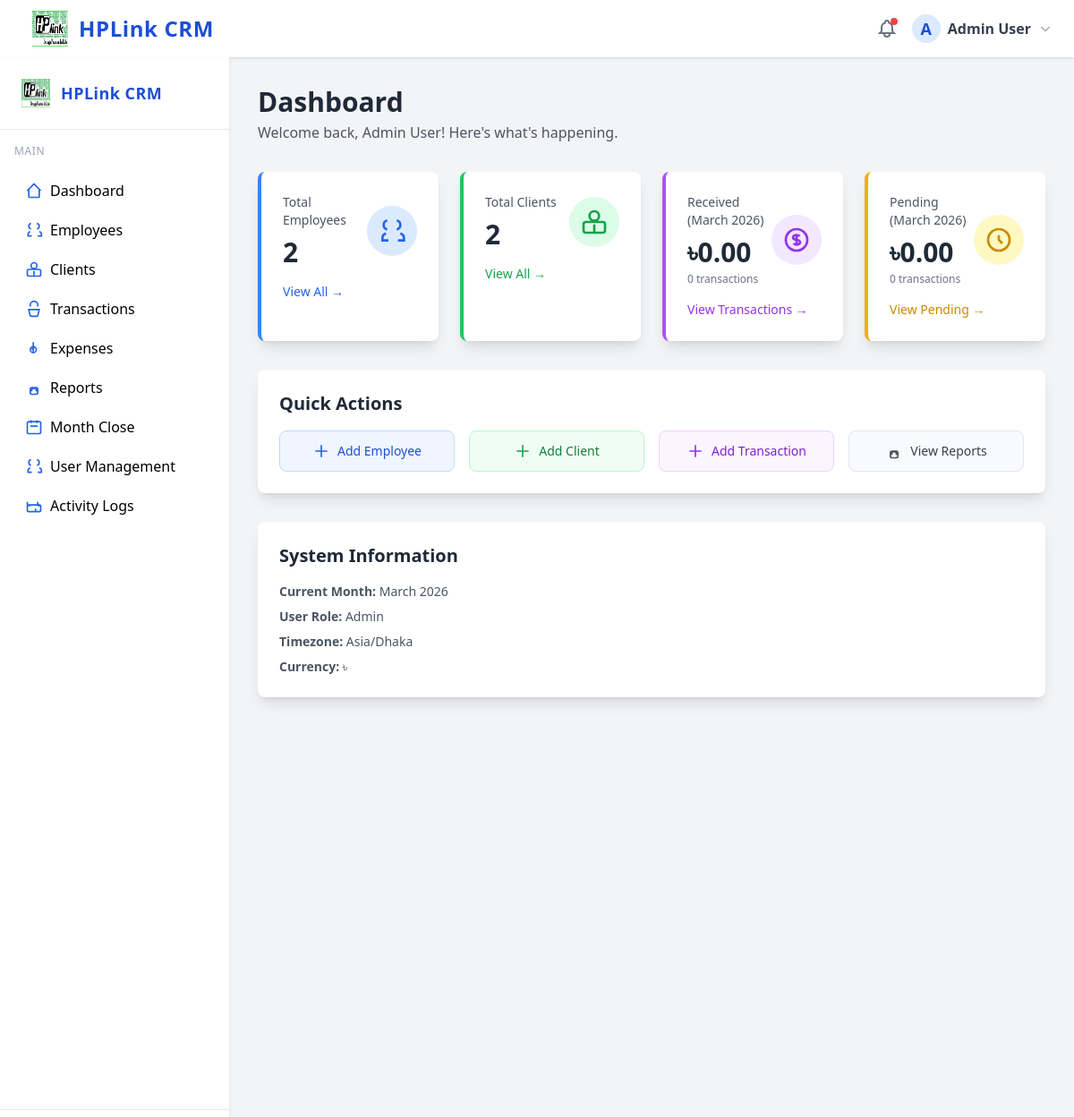
Page /?page=dashboard (signed in) on the committed database.
### tables this page shows
CREATE TABLE users (
  id INT UNSIGNED AUTO_INCREMENT PRIMARY KEY,
  name VARCHAR(100) NOT NULL,
  email VARCHAR(150) NOT NULL UNIQUE,
  password_hash VARCHAR(255) NOT NULL,
  role ENUM('admin','hr','employee') NOT NULL,
  employee_id INT UNSIGNED NULL,
  created_at DATETIME NOT NULL DEFAULT CURRENT_TIMESTAMP,
  INDEX idx_role (role),
  INDEX idx_employee_id (employee_id)
   
);

### config.php (called while the page is built)
<?php
return [
    'db' => [
        'host' => 'localhost',
        'database' => 'crm_db',
        'username' => 'crm_user',
        'password' => 'your_db_password',
        'charset' => 'utf8mb4',
    ],
    'timezone' => 'Asia/Dhaka',
    'currency_symbol' => '৳',
    'default_month_format' => 'Y-m',
    'session_name' => 'crm_session',
    'export_path' => __DIR__ . '/storage/exports/',
    'log_path' => __DIR__ . '/storage/logs/',
];

### lib/database.php (called while the page is built, shortened)
<?php
function get_config() {
    static $config = null;
    if ($config === null) {
        $config = require __DIR__ . '/../config.php';
    }
    return $config;
}

### lib/auth.php (called while the page is built, shortened)
<?php
require_once __DIR__ . '/database.php';
function is_logged_in() {
    return isset($_SESSION['user_id']);
}
function current_user() {
    static $user = null;
    if ($user === null) {
        $db = get_db();
        $stmt = $db->prepare("SELECT * FROM users WHERE id = ?");
        $stmt->execute([$_SESSION['user_id']]);
        $user = $stmt->fetch();
    }
    return $user;
}

### lib/helpers.php (called while the page is built, shortened)
<?php
require_once __DIR__ . '/auth.php';
require_once __DIR__ . '/database.php';
function e($str) {
    return htmlspecialchars($str ?? '', ENT_QUOTES | ENT_SUBSTITUTE, 'UTF-8');
}
function format_currency($amount) {
    $cfg = get_config();
    return $cfg['currency_symbol'] . number_format((float)$amount, 2);
}

### views/dashboard.php (the view)
<?php
$user = current_user();
$current_month = date('F Y');
?>
<div class="p-8">
    <div class="mb-8">
        <h1 class="text-3xl font-bold text-gray-800">Dashboard</h1>
        <p class="text-gray-600 mt-1">Welcome back, <?= e($user['name']) ?>! Here's what's happening.</p>
    </div>
    <div class="grid grid-cols-1 md:grid-cols-2 lg:grid-cols-4 gap-6 mb-8">
        <div class="bg-white rounded-lg shadow-lg p-6 border-l-4 border-blue-500">
            <div class="flex items-center justify-between">
                <div>
                    <p class="text-sm text-gray-600 font-medium">Total Employees</p>
                    <p class="text-3xl font-bold text-gray-800 mt-2"><?= e($stats['total_employees']) ?></p>
                </div>
                <div class="bg-blue-100 rounded-full p-3">
                    <svg class="w-8 h-8 text-blue-600" fill="none" stroke="currentColor" stroke-width="2" viewBox="0 0 24 24">
                        <path d="M17 20h5v-2a4 4 0 00-3-3.87M9 20H4v-2a4 4 0 013-3.87M16 3.13a4 4 0 010 7.75M8 3.13a4 4 0 000 7.75"></path>
                    </svg>
                </div>
            </div>
            <a href="?page=employees" class="text-sm text-blue-600 hover:text-blue-700 mt-4 inline-block">View All &rarr;</a>
        </div>
        <div class="bg-white rounded-lg shadow-lg p-6 border-l-4 border-green-500">
            <div class="flex items-center justify-between">
                <div>
                    <p class="text-sm text-gray-600 font-medium">Total Clients</p>
                    <p class="text-3xl font-bold text-gray-800 mt-2"><?= e($stats['total_clients']) ?></p>
                </div>
                <div class="bg-green-100 rounded-full p-3">
                    <svg class="w-8 h-8 text-green-600" fill="none" stroke="currentColor" stroke-width="2" viewBox="0 0 24 24">
                        <path d="M16 7a4 4 0 01-8 0 4 4 0 018 0zM12 14v7m0 0H5a2 2 0 01-2-2v-5a2 2 0 012-2h14a2 2 0 012 2v5a2 2 0 01-2 2h-7z"></path>
                    </svg>
                </div>
            </div>
            <a href="?page=clients" class="text-sm text-green-600 hover:text-green-700 mt-4 inline-block">View All &rarr;</a>
        </div>
        <div class="bg-white rounded-lg shadow-lg p-6 border-l-4 border-purple-500">
            <div class="flex items-center justify-between">
                <div>
                    <p class="text-sm text-gray-600 font-medium">Received (<?= $current_month ?>)</p>
                    <p class="text-3xl font-bold text-gray-800 mt-2"><?= format_currency($stats['monthly_received_amount']) ?></p>
                    <p class="text-xs text-gray-500 mt-1"><?= e($stats['monthly_received_count']) ?> transactions</p>
                </div>
                <div class="bg-purple-100 rounded-full p-3">
                    <svg class="w-8 h-8 text-purple-600" fill="none" stroke="currentColor" stroke-width="2" viewBox="0 0 24 24">
                        <path d="M12 8c-1.657 0-3 .895-3 2s1.343 2 3 2 3 .895 3 2-1.343 2-3 2m0-8c1.11 0 2.08.402 2.599 1M12 8V7m0 1v8m0 0v1m0-1c-1.11 0-2.08-.402-2.599-1M21 12a9 9 0 11-18 0 9 9 0 0118 0z"></path>
                    </svg>
                </div>
            </div>
            <a href="?page=transactions" class="text-sm text-purple-600 hover:text-purple-700 mt-4 inline-block">View Transactions &rarr;</a>
        </div>
        <div class="bg-white rounded-lg shadow-lg p-6 border-l-4 border-yellow-500">
            <div class="flex items-center justify-between">
                <div>
                    <p class="text-sm text-gray-600 font-medium">Pending (<?= $current_month ?>)</p>
                    <p class="text-3xl font-bold text-gray-800 mt-2"><?= format_currency($stats['monthly_pending_amount']) ?></p>
                    <p class="text-xs text-gray-500 mt-1"><?= e($stats['monthly_pending_count']) ?> transactions</p>
                </div>
                <div class="bg-yellow-100 rounded-full p-3">
                    <svg class="w-8 h-8 text-yellow-600" fill="none" stroke="currentColor" stroke-width="2" viewBox="0 0 24 24">
                        <path d="M12 8v4l3 3m6-3a9 9 0 11-18 0 9 9 0 0118 0z"></path>
                    </svg>
                </div>
            </div>
            <a href="?page=transactions" class="text-sm text-yellow-600 hover:text-yellow-700 mt-4 inline-block">View Pending &rarr;</a>
        </div>
    </div>
    <?php if (in_array($user['role'], ['admin', 'hr'])): ?>
    <div class="bg-white rounded-lg shadow-lg p-6 mb-8">
        <h2 class="text-xl font-bold text-gray-800 mb-4">Quick Actions</h2>
        <div class="grid grid-cols-2 md:grid-cols-4 gap-4">
            <a href="?page=employees&action=create" class="flex items-center justify-center px-4 py-3 bg-blue-50 border border-blue-200 rounded-lg hover:bg-blue-100 transition">
                <svg class="w-5 h-5 text-blue-600 mr-2" fill="none" stroke="currentColor" stroke-width="2" viewBox="0 0 24 24">
                    <path d="M12 4v16m8-8H4"></path>
                </svg>
                <span class="text-sm font-medium text-blue-700">Add Employee</span>
            </a>
            <a href="?page=clients&action=create" class="flex items-center justify-center px-4 py-3 bg-green-50 border border-green-200 rounded-lg hover:bg-green-100 transition">
                <svg class="w-5 h-5 text-green-600 mr-2" fill="none" stroke="currentColor" stroke-width="2" viewBox="0 0 24 24">
                    <path d="M12 4v16m8-8H4"></path>
                </svg>
                <span class="text-sm font-medium text-green-700">Add Client</span>
            </a>
            <a href="?page=transactions&action=create" class="flex items-center justify-center px-4 py-3 bg-purple-50 border border-purple-200 rounded-lg hover:bg-purple-100 transition">
                <svg class="w-5 h-5 text-purple-600 mr-2" fill="none" stroke="currentColor" stroke-width="2" viewBox="0 0 24 24">
                    <path d="M12 4v16m8-8H4"></path>
                </svg>
                <span class="text-sm font-medium text-purple-700">Add Transaction</span>
            </a>
            <a href="?page=reports" class="flex items-center justify-center px-4 py-3 bg-gray-50 border border-gray-200 rounded-lg hover:bg-gray-100 transition">
                <svg class="w-5 h-5 text-gray-600 mr-2" fill="none" stroke="currentColor" stroke-width="2" viewBox="0 0 24 24">
                    <path d="M9 17v-2a2 2 0 012-2h2a2 2 0 012 2v2m-6 4h6a2 2 0 002-2v-5a2 2 0 00-2-2h-6a2 2 0 00-2 2v5a2 2 0 002 2z"></path>
                </svg>
                <span class="text-sm font-medium text-gray-700">View Reports</span>
            </a>
        </div>
    </div>
    <?php endif; ?>
    <div class="bg-white rounded-lg shadow-lg p-6">
        <h2 class="text-xl font-bold text-gray-800 mb-4">System Information</h2>
        <div class="space-y-2 text-sm text-gray-600">
            <p><strong>Current Month:</strong> <?= $current_month ?></p>
            <p><strong>User Role:</strong> <?= e(ucfirst($user['role'])) ?></p>
            <p><strong>Timezone:</strong> <?= e(get_config()['timezone']) ?></p>
            <p><strong>Currency:</strong> <?= e(get_config()['currency_symbol']) ?></p>
        </div>
    </div>
</div>

### views/layout/header.php (shortened to what this page needs)
?><!DOCTYPE html>
<html lang="en">
<head>
  <script src="https://cdn.tailwindcss.com"></script>
</head>
<body class="bg-gray-100 min-h-screen">
  <header class="bg-white shadow px-6 py-3 flex items-center justify-between">
    <div class="flex items-center space-x-3">
      <img src="/assets/logo.png" alt="HPLink CRM Logo" class="h-10 w-10">
      <span class="font-bold text-2xl text-blue-700 tracking-wide">HPLink CRM</span>
    </div>
    <div class="flex items-center space-x-4">
      <button class="relative focus:outline-none group">
        <span class="absolute top-0 right-0 inline-block w-2 h-2 bg-red-500 rounded-full"></span>
      </button>
      <?php if (is_logged_in()):
        $user = current_user(); ?>
        <div class="relative group">
          <button class="flex items-center space-x-2 focus:outline-none">
            <span class="inline-block h-8 w-8 rounded-full bg-blue-100 text-blue-700 flex items-center justify-center font-bold text-lg">
              <?= strtoupper(substr($user['name'] ?? 'U', 0, 1)) ?>
            </span>
            <span class="font-semibold text-gray-700"><?= e($user['name'] ?? 'User') ?></span>
            <svg class="w-4 h-4 text-gray-400" fill="none" stroke="currentColor" stroke-width="2" viewBox="0 0 24 24"><path d="M19 9l-7 7-7-7"></path></svg>
          </button>
        </div>
      <?php else: ?>
        <a href="?page=login" class="px-4 py-2 bg-blue-600 text-white rounded hover:bg-blue-700">Login</a>
      <?php endif; ?>
    </div>
  </header>
  <div class="flex">
    <?php if (is_logged_in()): ?>
      <?php include __DIR__ . '/sidebar.php'; ?>
    <?php endif; ?>
    <main class="flex-1">

### rows in the picture
users: name "A", name "Admin User", role "Admin"

### other values in the picture
$stats['total_employees'] "2"
$stats['total_clients'] "2"
format_currency($stats['monthly_received_amount']) "৳0.00"
$stats['monthly_received_count'] "0"
format_currency($stats['monthly_pending_amount']) "৳0.00"
$stats['monthly_pending_count'] "0"
get_config()['timezone'] "Asia/Dhaka"
get_config()['currency_symbol'] "৳"
